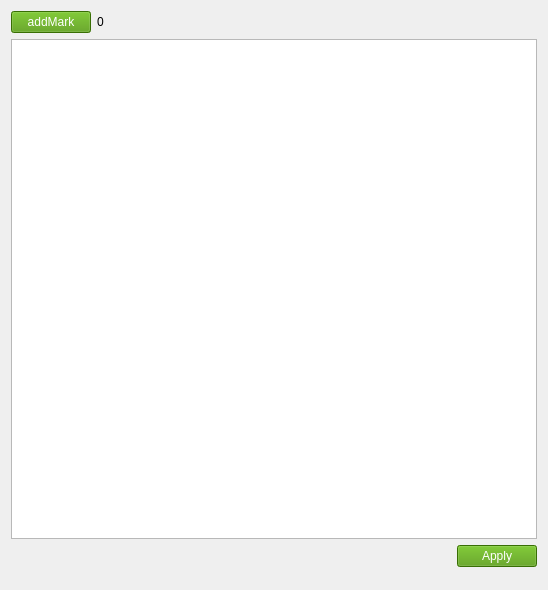
<?xml version="1.0" encoding="UTF-8"?>
<ui version="4.0">
 <class>PathPlanForm</class>
 <widget class="QWidget" name="PathPlanForm">
  <property name="geometry">
   <rect>
    <x>0</x>
    <y>0</y>
    <width>548</width>
    <height>590</height>
   </rect>
  </property>
  <property name="windowTitle">
   <string>Form</string>
  </property>
  <property name="styleSheet">
   <string notr="true">QPushButton#btn_apply,#pushButton_apply,#pushButton_mark{
   color:white;
	background-color: rgb(78, 154, 6);
}</string>
  </property>
  <layout class="QVBoxLayout" name="verticalLayout">
   <item>
    <layout class="QHBoxLayout" name="horizontalLayout">
     <item>
      <widget class="QPushButton" name="pushButton_mark">
       <property name="text">
        <string>addMark</string>
       </property>
      </widget>
     </item>
     <item>
      <widget class="QLabel" name="label_num">
       <property name="text">
        <string>0</string>
       </property>
      </widget>
     </item>
     <item>
      <spacer name="horizontalSpacer">
       <property name="orientation">
        <enum>Qt::Horizontal</enum>
       </property>
       <property name="sizeHint" stdset="0">
        <size>
         <width>40</width>
         <height>20</height>
        </size>
       </property>
      </spacer>
     </item>
    </layout>
   </item>
   <item>
    <widget class="QListWidget" name="listWidget">
     <property name="minimumSize">
      <size>
       <width>0</width>
       <height>500</height>
      </size>
     </property>
     <property name="maximumSize">
      <size>
       <width>16777215</width>
       <height>16777215</height>
      </size>
     </property>
    </widget>
   </item>
   <item>
    <layout class="QHBoxLayout" name="horizontalLayout_2">
     <item>
      <spacer name="horizontalSpacer_2">
       <property name="orientation">
        <enum>Qt::Horizontal</enum>
       </property>
       <property name="sizeHint" stdset="0">
        <size>
         <width>40</width>
         <height>20</height>
        </size>
       </property>
      </spacer>
     </item>
     <item>
      <widget class="QPushButton" name="pushButton_apply">
       <property name="text">
        <string>Apply</string>
       </property>
      </widget>
     </item>
    </layout>
   </item>
   <item>
    <spacer name="verticalSpacer">
     <property name="orientation">
      <enum>Qt::Vertical</enum>
     </property>
     <property name="sizeHint" stdset="0">
      <size>
       <width>20</width>
       <height>40</height>
      </size>
     </property>
    </spacer>
   </item>
  </layout>
 </widget>
 <resources/>
 <connections/>
</ui>
